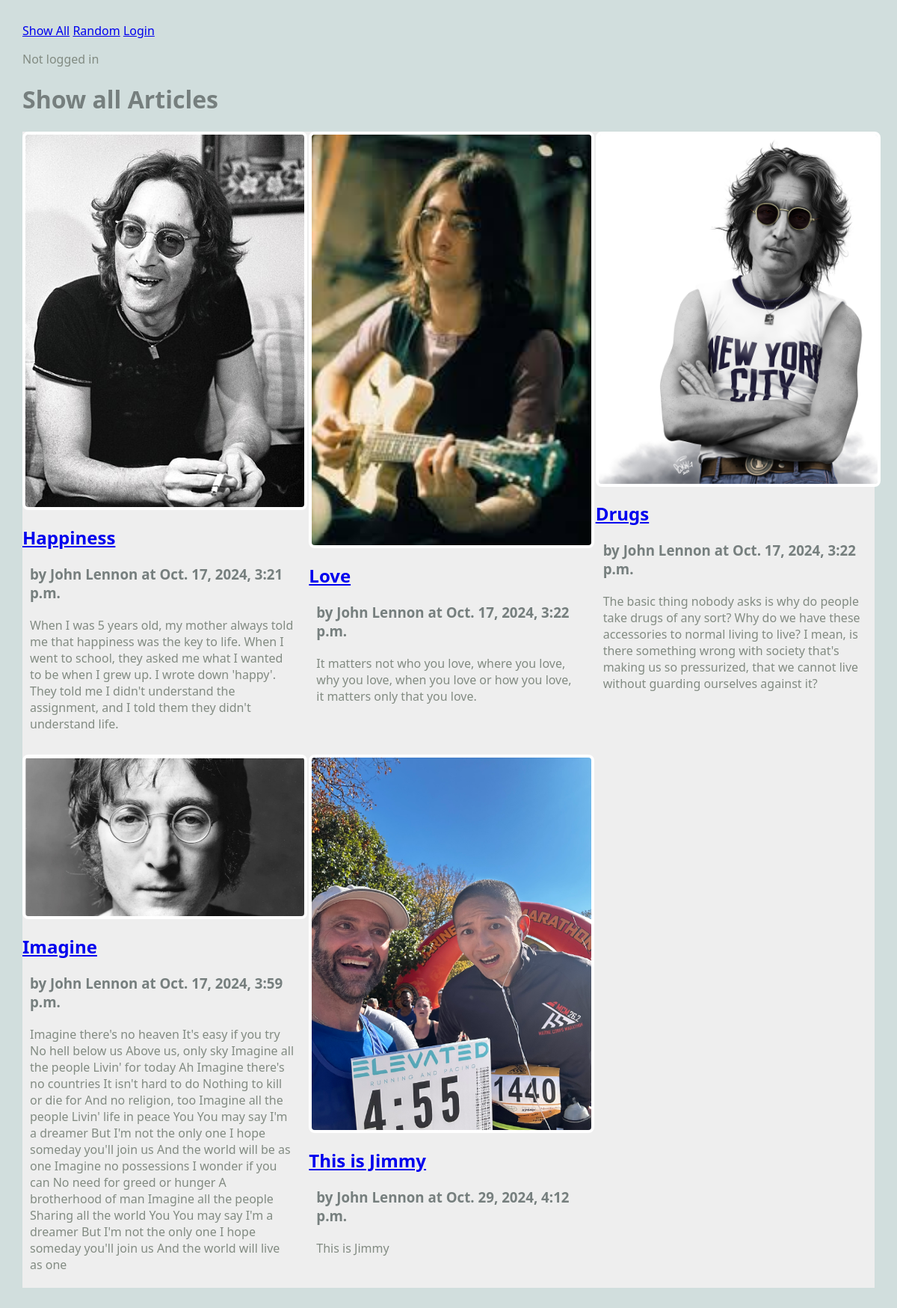
/blog/show_all, run on the app's committed database.
### blog/models.py (models this page shows, shortened)
class Article(models.Model):
    user = models.ForeignKey(User, on_delete=models.CASCADE)
    title = models.TextField(blank=False)
    author = models.TextField(blank=False)
    text = models.TextField(blank=False)
    published = models.DateTimeField(auto_now=True)
    image_file = models.ImageField(blank=True) ## NEW

### blog/views.py (the view)
# urls.py: path(r'show_all', views.ShowAllView.as_view(), name="show_all"),
class ShowAllView(ListView):
    model = Article # the model to display
    template_name = 'blog/show_all.html'
    context_object_name = 'articles' # context variable to use in the template
    def dispatch(self, *args, **kwargs):
        print(f"ShowAllView.dispatch; self.request.user={self.request.user}")
        return super().dispatch(*args, **kwargs)

### blog/templates/blog/show_all.html
{% extends 'blog/base.html' %}
{% block content %}
<h1>Show all Articles</h1>
<main class="grid-container">
    {% for a in articles %}
    <article>
        <a href="{% url 'article' a.pk %}">
        {% if a.image_file %}
        <img src="{{a.image_file.url}}" alt="{{a.image_file.url}}">
        {% else %}
        No image_file available.
        {% endif %}
        </a>
        <div>
            <h2><a href="{% url 'article' a.pk %}">{{a.title}}</a></h2>
            <h3>by {{a.author}} at {{a.published}}</h3>
            <p>
                {{a.text}}
            </p>
        </div>
    </article>
    {% endfor %}
</main>
{% endblock %}

### blog/templates/blog/base.html (shortened to what this page needs)
 {% load static %}
<html>
    <head>
        <link rel="stylesheet" href="{% static 'styles-blog.css' %}">
    </head>
    <body>
        <nav>
            <ul>
                <li><a href="{% url 'show_all' %}">Show All</a></li>
                <li><a href="{% url 'random' %}">Random</a></li>
                {% if request.user.is_authenticated %}
                <li><a href="{% url 'create_article' %}">Create Article</a></li>
                <form action="{% url 'logout' %}" method="POST">
                    {% csrf_token %}
                    <input type="submit" value="Logout">
                </form>
                {% else %}
                <li><a href="{% url 'login' %}">Login</a></li>
                {% endif %}
            </ul>
            <p>
                {% if request.user.is_authenticated %}
                {{request.user}} is logged in
                {% else %}
                Not logged in
                {% endif %}
            </p>
        </nav>
        {% block content %}{% endblock %}
    </body>
</html>

### static/styles-blog.css (style rules this page uses)
body { margin: 30px; background: #d1dedd; font-family:'Segoe UI', Tahoma, Geneva, Verdana, sans-serif; }
ul, li { padding: 0px; list-style-type: none; }
h1, h2, h3 { color: #767f7e; }
p { color: #828b82; }
.grid-container { background: #eee; max-width: 900px; display: grid; grid-template-columns: repeat(3, 1fr); grid-gap: 10px; max-width: 1200px; margin: 20px auto; }
article img, article.featured img { width: 100%; border: 4px solid #fff; border-radius: 8px; }
article p, article h3 { margin: 20px 10px; }
nav li { display: inline; }

### data on the page
Article: image_file (picture), title "Happiness", author "John Lennon", published "Oct. 17, 2024, 3:21 p.m.", text "When I was 5 years old, my mother always told me that happiness was the key to life. When I went to school, they asked me what I wanted to be when I grew up. I wrote down 'happy'. They told me I didn't understand the assignment, and I told them they didn't understand life."
Article: image_file (picture), title "Love", author "John Lennon", published "Oct. 17, 2024, 3:22 p.m.", text "It matters not who you love, where you love, why you love, when you love or how you love, it matters only that you love."
Article: image_file (picture), title "Drugs", author "John Lennon", published "Oct. 17, 2024, 3:22 p.m.", text "The basic thing nobody asks is why do people take drugs of any sort? Why do we have these accessories to normal living to live? I mean, is there something wrong with society that's making us so pressurized, that we cannot live without guarding ourselves against it?"
Article: image_file (picture), title "Imagine", author "John Lennon", published "Oct. 17, 2024, 3:59 p.m.", text "Imagine there's no heaven It's easy if you try No hell below us Above us, only sky Imagine all the people Livin' for today Ah Imagine there's no countries It isn't hard to do Nothing to kill or die for And no religion, too Imagine all the people Livin' life in peace You You may say I'm a dreamer But I'm not the only one I hope someday you'll join us And the world will be as one Imagine no possessions I wonder if you can No need for greed or hunger A brotherhood of man Imagine all the people Sharing all the world You You may say I'm a dreamer But I'm not the only one I hope someday you'll join us And the world will live as one"
Article: image_file (picture), title "This is Jimmy", author "John Lennon", published "Oct. 29, 2024, 4:12 p.m.", text "This is Jimmy"
